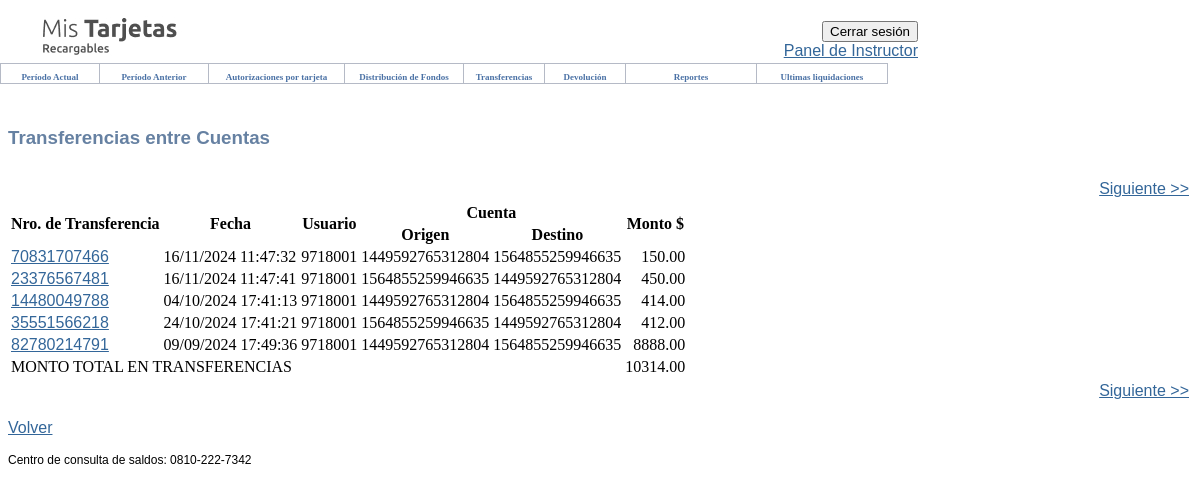
The app's page /costcenter/transferencias/consulta/ (signed in), older data.
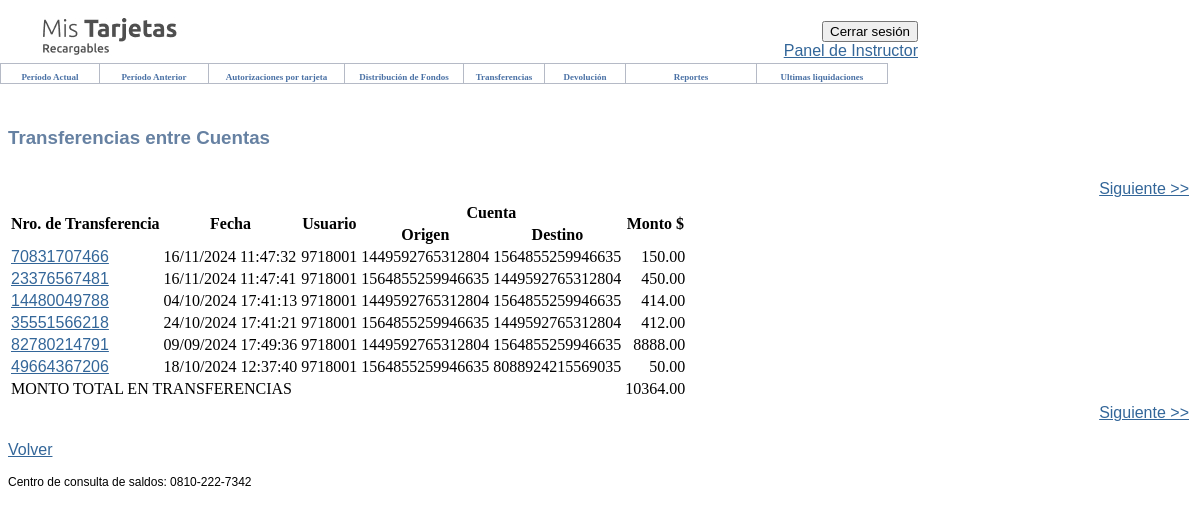
The same page, newer data.
### costcenter/models.py (models this page shows, shortened)
class Transaction(models.Model):
    id = models.BigIntegerField(primary_key=True, unique=True, editable=False)
    user = models.ForeignKey(User, on_delete=models.CASCADE)
    from_account = models.ForeignKey(Cards, on_delete=models.CASCADE, blank=True, null=True, related_name="from+")
    to_account = models.ForeignKey(Cards, on_delete=models.CASCADE, blank=True, null=True, related_name="to+")
    movement_date = models.DateTimeField()
    amount = models.FloatField(validators=[MinValueValidator(0)])
    class Meta:
        verbose_name = "Transacción"
        verbose_name_plural = "Transacciones"

class Cards(models.Model):
    user = models.ForeignKey(User, on_delete=models.CASCADE)
    is_costcenter = models.BooleanField(default=False)
    card_name = models.CharField(max_length=50)
    card_number = models.IntegerField(validators=[
                                                MinValueValidator(1000000000000000),
                                                MaxValueValidator(9999999999999999)
    ], unique=True)
    money = models.FloatField(default=0.0)
    class Meta:
        verbose_name = "Card"
        verbose_name_plural = "Cards"

### costcenter/views.py (the view, shortened to what this page needs)
# urls.py: path('transferencias/consulta/', consulta_transferencias, name='consulta_transferencias'),
def consulta_transferencias(request):
    transferencias = Transaction.objects.all()
    usuario = request.user
    transferencias = transferencias.filter(user=usuario)
    total_monto = transferencias.aggregate(total=Sum('amount'))['total'] or 0
    context = {
        'transferencias': transferencias,
        'total_monto': total_monto,
        'usuario_id': usuario.id,
    }
    return render(request, 'costcenter/transferencias_realizadas_filtradas.html', context)

### templates/costcenter/transferencias_realizadas_filtradas.html (shortened to what this page needs)
{% extends 'base.html' %}
{% block body %}
<link href="https://prismanet.prismamediosdepago.com/recargables/media/styles.css" rel="stylesheet" type="text/css">
<link href="https://prismanet.prismamediosdepago.com/recargables/media/TablasStyles.css" rel="stylesheet" type="text/css">
<div id="title">
    <h3>Transferencias entre Cuentas</h3>
</div>
<div id="body">
    <table width="100%">
        <tr>
            <td>&nbsp;</td>
            <td align="right">&nbsp;
                <a href="{% url 'consulta_transferencias' %}?page=2" title="Siguiente">Siguiente &gt;&gt;</a>
            </td>
        </tr>
    </table>
    <table>
        <thead>
            <tr>
                <th class="TablaHeader" rowspan="2">Nro. de Transferencia</th>
                <th class="TablaHeader" rowspan="2">Fecha</th>
                <th class="TablaHeader" rowspan="2">Usuario</th>
                <th class="TablaHeader" colspan="2">Cuenta</th>
                <th class="TablaHeader" rowspan="2">Monto $</th>
            </tr>
            <tr>
                <th class="TablaHeader">Origen</th>
                <th class="TablaHeader">Destino</th>
            </tr>
        </thead>
        <tbody>
            {% for transferencia in transferencias %}
                <tr>
                    <td class="TablaRows2">
                        <a href="{% url 'detalle_transferencia' transferencia.id %}" title="Ver comprobante de la transferencia {{ transferencia.id }}">
                            {{ transferencia.id }}
                        </a>
                    </td>
                    <td class="TablaRows" style="text-align: left;">
                        {{ transferencia.movement_date|date:"d/m/Y H:i:s" }}
                    </td>
                    <td class="TablaRows" style="text-align: left;">
                            971800{{ usuario_id }}
                    </td>
                    <td class="TablaRows">{{ transferencia.from_account.card_number }}</td>
                    <td class="TablaRows">{{ transferencia.to_account.card_number }}</td>
                    <td align="right" class="TablaRows">{{ transferencia.amount|floatformat:2 }}</td>
                </tr>
            {% empty %}
                <tr>
                    <td colspan="6" class="TablaRows" style="text-align: center;">No hay transferencias encontradas.</td>
                </tr>
            {% endfor %}
            <tr>
                <td class="TablaRows2" colspan="5">MONTO TOTAL EN TRANSFERENCIAS</td>
                <td align="right" class="TablaRows">{{ total_monto|floatformat:2 }}</td>
            </tr>
        </tbody>
    </table>
    <table width="100%">
        <tr>
            <td>&nbsp;</td>
            <td align="right">&nbsp;
                <a href="{% url 'consulta_transferencias' %}?page=2" title="Siguiente">Siguiente &gt;&gt;</a>
            </td>
        </tr>
    </table>
</div>
<div id="foot">
    <p><a href="{% url 'consulta_transferencias' %}">Volver</a></p>
    <p class="TextoBaseChico">Centro de consulta de saldos: 0810-222-7342</p>
</div>
{% endblock %}

Row changes from the older to the newer data that the page shows:
added Transaction: user "1"
Text that changed along with them:
{{ total_monto|floatformat:2 }}: "10314.00" → "10364.00"
